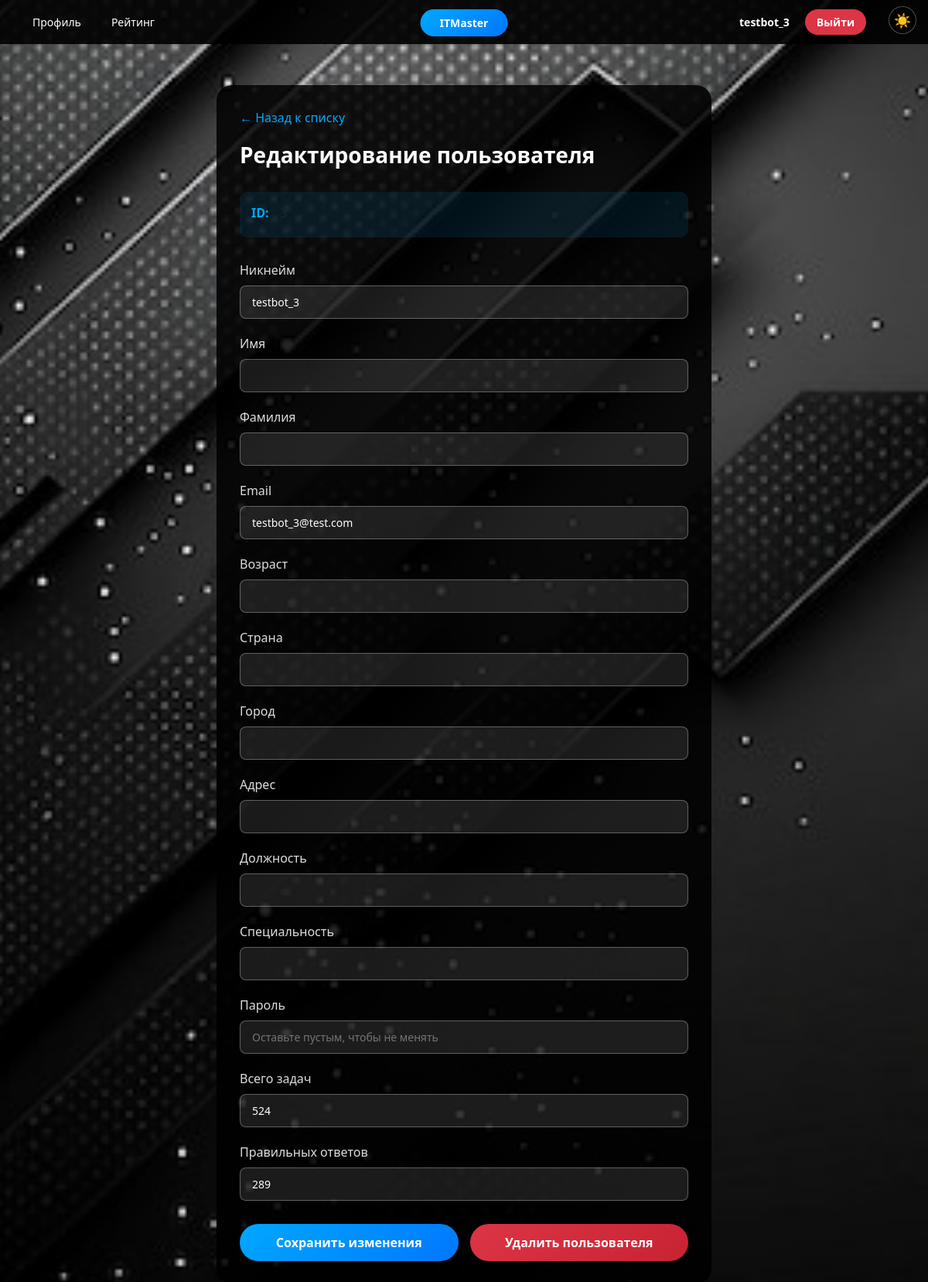
Page /admin/user/3 (signed in) on the committed database.
### data/users.py (models this page shows, shortened)
class User(SqlAlchemyBase, UserMixin, SerializerMixin):
    __tablename__ = 'users'
    id = sqlalchemy.Column(sqlalchemy.Integer, primary_key=True, autoincrement=True)
    username = sqlalchemy.Column(sqlalchemy.String, nullable=False, unique=True)
    surname = sqlalchemy.Column(sqlalchemy.String, nullable=True)
    name = sqlalchemy.Column(sqlalchemy.String, nullable=True)
    age = sqlalchemy.Column(sqlalchemy.Integer, nullable=True)
    position = sqlalchemy.Column(sqlalchemy.String, nullable=True)
    speciality = sqlalchemy.Column(sqlalchemy.String, nullable=True)
    address = sqlalchemy.Column(sqlalchemy.String, nullable=True)
    email = sqlalchemy.Column(sqlalchemy.String, index=True, unique=True, nullable=True)
    password = sqlalchemy.Column(sqlalchemy.String, nullable=True)
    modified_date = sqlalchemy.Column(sqlalchemy.DateTime, default=datetime.datetime.now)
    country = sqlalchemy.Column(sqlalchemy.String, nullable=True)
    city = sqlalchemy.Column(sqlalchemy.String, nullable=True)
    background_image = sqlalchemy.Column(sqlalchemy.String, nullable=True)
    total_tasks = sqlalchemy.Column(sqlalchemy.Integer, default=0)
    correct_tasks = sqlalchemy.Column(sqlalchemy.Integer, default=0)

### main.py (the view)
@app.route('/admin/user/<int:target_id>')
def admin_user_detail(target_id):
    theme = get_theme()
    user_id = request.cookies.get('user_id')
    db_sess = db_session.create_session()
    admin = db_sess.get(User, int(user_id)) if user_id else None
    if not admin or admin.id != 1:
        return redirect(url_for('login'))
    target_user = db_sess.get(User, target_id)
    if not target_user:
        return redirect(url_for('admin_users'))
    return render_template('admin_user_detail.html', user=target_user, theme=theme, admin=admin)

### data/db_session.py (called while the page is built)
def create_session() -> Session:
    global __factory
    return __factory()

### main.py (called while the page is built)
def get_theme():
    return request.cookies.get('theme', 'dark')

### templates/admin_user_detail.html (shortened to what this page needs)
{% extends "base.html" %}
{% block content %}
<div class="admin-detail-full">
    <div class="admin-detail-container">
        <div class="detail-header">
            <a href="/admin/users" class="back-btn">← Назад к списку</a>
            <h2 class="detail-title">Редактирование пользователя</h2>
        </div>
        <div class="user-info-block">
            <div class="info-row">
                <span class="info-label">ID:</span>
                <span class="info-value">{{ user.id }}</span>
            </div>
        </div>
        <form method="post" action="/admin/user/{{ user.id }}/edit" class="edit-form">
            <div class="form-group">
                <label>Никнейм</label>
                <input type="text" name="username" value="{{ user.username }}" required>
            </div>
            <div class="form-group">
                <label>Имя</label>
                <input type="text" name="name" value="{{ user.name or '' }}">
            </div>
            <div class="form-group">
                <label>Фамилия</label>
                <input type="text" name="surname" value="{{ user.surname or '' }}">
            </div>
            <div class="form-group">
                <label>Email</label>
                <input type="email" name="email" value="{{ user.email or '' }}">
            </div>
            <div class="form-group">
                <label>Возраст</label>
                <input type="number" name="age" value="{{ user.age or '' }}">
            </div>
            <div class="form-group">
                <label>Страна</label>
                <input type="text" name="country" value="{{ user.country or '' }}">
            </div>
            <div class="form-group">
                <label>Город</label>
                <input type="text" name="city" value="{{ user.city or '' }}">
            </div>
            <div class="form-group">
                <label>Адрес</label>
                <input type="text" name="address" value="{{ user.address or '' }}">
            </div>
            <div class="form-group">
                <label>Должность</label>
                <input type="text" name="position" value="{{ user.position or '' }}">
            </div>
            <div class="form-group">
                <label>Специальность</label>
                <input type="text" name="speciality" value="{{ user.speciality or '' }}">
            </div>
            <div class="form-group">
                <label>Пароль</label>
                <input type="password" name="password" placeholder="Оставьте пустым, чтобы не менять">
            </div>
            <div class="form-group">
                <label>Всего задач</label>
                <input type="number" name="total_tasks" value="{{ user.total_tasks or 0 }}">
            </div>
            <div class="form-group">
                <label>Правильных ответов</label>
                <input type="number" name="correct_tasks" value="{{ user.correct_tasks or 0 }}">
            </div>
            <div class="form-actions">
                <button type="submit" class="save-btn">Сохранить изменения</button>
                <button type="button" onclick="if(confirm('Удалить пользователя?')) window.location.href='/admin/user/{{ user.id }}/delete'" class="delete-btn">Удалить пользователя</button>
            </div>
        </form>
    </div>
</div>
{% endblock %}

### templates/base.html (shortened to what this page needs)
<!doctype html>
<html lang="ru">
<head>
    <link rel="stylesheet" href="https://stackpath.bootstrapcdn.com/bootstrap/4.4.1/css/bootstrap.min.css">
    <link rel="stylesheet" href="{{ url_for('static', filename='css/style.css') }}">
</head>
<body class="{{ theme }}-theme {% if user %}logged-in{% endif %}">
    <div class="theme-switcher">
        {% if theme == 'dark' %}
            <a href="/set_theme/light" class="theme-btn">☀️</a>
        {% else %}
            <a href="/set_theme/dark" class="theme-btn">🌙</a>
        {% endif %}
    </div>
    {% if user %}
    <div class="top-bar">
        <div class="nav-buttons">
            <a href="/profile/{{ user.id }}" class="nav-btn">Профиль</a>
            <a href="/rating" class="nav-btn">Рейтинг</a>
        </div>
        <div class="nav-center">
            <a href="/dashboard/{{ user.id }}" class="nav-btn-center">ITMaster</a>
        </div>
        <div class="right-controls">
            <div class="user-info">
                <span>{{ user.username }}</span>
            </div>
            <a href="/logout" class="logout-btn">Выйти</a>
        </div>
    </div>
    {% endif %}
    {% block content %}
    {% endblock %}
</body>
</html>

### static/css/style.css (style rules this page uses)
* { margin: 0; padding: 0; box-sizing: border-box; }
body { font-family: 'Segoe UI', Tahoma, Geneva, Verdana, sans-serif; min-height: 100vh; overflow-x: hidden; }
body.dark-theme.logged-in { background: url('/static/img/dark.jpg') no-repeat center center fixed; background-size: cover; }
.top-bar { position: fixed; top: 0; left: 0; right: 0; background: rgba(0, 0, 0, 0.9); padding: 12px 30px; z-index: 1000; display: flex; justify-content: space-between; align-items: center; }
.nav-buttons { display: flex; gap: 15px; }
.nav-btn { background: none; border: none; font-size: 14px; font-weight: 500; cursor: pointer; padding: 6px 12px; border-radius: 6px; text-decoration: none; color: #fff; }
.nav-center { position: absolute; left: 50%; transform: translateX(-50%); }
.nav-btn-center { background: linear-gradient(135deg, #00a8ff, #0077ff); color: white; border: none; padding: 8px 25px; border-radius: 25px; cursor: pointer; text-decoration: none; font-size: 14px; font-weight: bold; }
.right-controls { display: flex; align-items: center; gap: 20px; margin-right: 50px; }
.user-info { font-weight: bold; font-size: 14px; color: #fff; }
.logout-btn { background: #dc3545; color: white; border: none; padding: 6px 15px; border-radius: 20px; cursor: pointer; text-decoration: none; font-size: 14px; font-weight: bold; }
.theme-switcher { position: fixed; top: 8px; right: 15px; z-index: 1001; }
.theme-btn { background: rgba(0, 0, 0, 0.6); border: 1px solid rgba(255, 255, 255, 0.3); border-radius: 50%; width: 36px; height: 36px; font-size: 18px; cursor: pointer; text-decoration: none; display: flex; align-items: center; justify-content: center; }

### templates/admin_user_detail.html (style rules this page uses)
.admin-detail-full { width: 60%; margin: 0 auto; min-height: 100vh; padding: 110px 40px 40px 40px; }
.admin-detail-container { width: 100%; background: rgba(0, 0, 0, 0.85); border-radius: 20px; padding: 30px; }
.detail-header { margin-bottom: 30px; }
.back-btn { display: inline-block; margin-bottom: 20px; color: #00a8ff; text-decoration: none; }
.detail-title { font-size: 28px; font-weight: 700; }
body.dark-theme .detail-title { color: #fff; }
.user-info-block { background: rgba(0, 168, 255, 0.1); border-radius: 10px; padding: 15px; margin-bottom: 30px; }
.info-row { margin-bottom: 5px; }
.info-label { font-weight: bold; margin-right: 10px; }
body.dark-theme .info-label { color: #00a8ff; }
.edit-form .form-group { margin-bottom: 20px; }
.edit-form label { display: block; margin-bottom: 8px; font-weight: 500; }
body.dark-theme .edit-form label { color: #ddd; }
.edit-form input { width: 100%; padding: 10px 15px; border-radius: 8px; border: 1px solid; font-size: 14px; }
body.dark-theme .edit-form input { background: rgba(255, 255, 255, 0.1); border-color: rgba(255, 255, 255, 0.3); color: #fff; }
.form-actions { display: flex; gap: 15px; margin-top: 30px; }
.save-btn { padding: 12px 25px; border-radius: 25px; font-size: 16px; font-weight: bold; cursor: pointer; border: none; background: linear-gradient(135deg, #00a8ff, #0077ff); color: white; flex: 1; }
.delete-btn { padding: 12px 25px; border-radius: 25px; font-size: 16px; font-weight: bold; cursor: pointer; border: none; background: linear-gradient(135deg, #dc3545, #c82333); color: white; flex: 1; }

### rows in the picture
User: username "testbot_3", email "testbot_3@test.com", total_tasks "524", correct_tasks "289"
